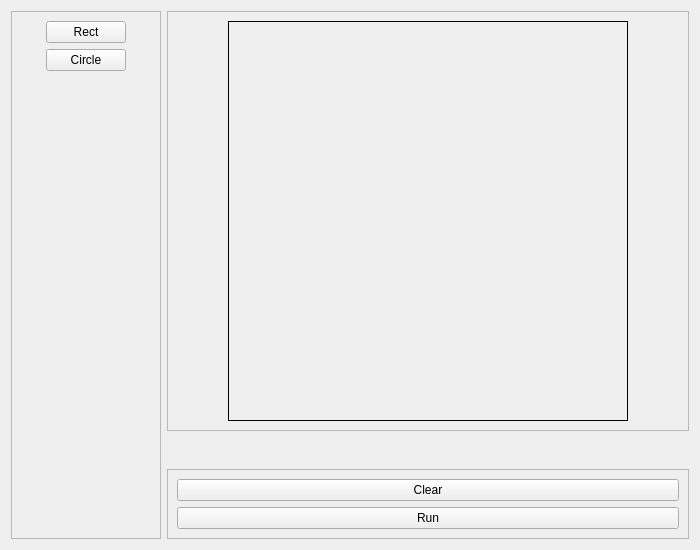
<?xml version="1.0" encoding="UTF-8"?>
<ui version="4.0">
 <class>Form</class>
 <widget class="QWidget" name="Form">
  <property name="geometry">
   <rect>
    <x>0</x>
    <y>0</y>
    <width>700</width>
    <height>550</height>
   </rect>
  </property>
  <property name="minimumSize">
   <size>
    <width>700</width>
    <height>550</height>
   </size>
  </property>
  <property name="windowTitle">
   <string>Form</string>
  </property>
  <layout class="QGridLayout" name="gridLayout">
   <item row="0" column="1">
    <widget class="QFrame" name="frame_2">
     <property name="frameShape">
      <enum>QFrame::StyledPanel</enum>
     </property>
     <property name="frameShadow">
      <enum>QFrame::Raised</enum>
     </property>
     <layout class="QGridLayout" name="gridLayout_2">
      <item row="0" column="0">
       <widget class="QLabel" name="label">
        <property name="minimumSize">
         <size>
          <width>400</width>
          <height>400</height>
         </size>
        </property>
        <property name="maximumSize">
         <size>
          <width>400</width>
          <height>400</height>
         </size>
        </property>
        <property name="autoFillBackground">
         <bool>true</bool>
        </property>
        <property name="frameShape">
         <enum>QFrame::Box</enum>
        </property>
        <property name="text">
         <string/>
        </property>
       </widget>
      </item>
     </layout>
    </widget>
   </item>
   <item row="2" column="1">
    <widget class="QFrame" name="frame_3">
     <property name="frameShape">
      <enum>QFrame::StyledPanel</enum>
     </property>
     <property name="frameShadow">
      <enum>QFrame::Raised</enum>
     </property>
     <layout class="QVBoxLayout" name="verticalLayout_3">
      <item>
       <widget class="QPushButton" name="pushButton_2">
        <property name="text">
         <string>Clear</string>
        </property>
       </widget>
      </item>
      <item>
       <widget class="QPushButton" name="pushButton">
        <property name="text">
         <string>Run</string>
        </property>
       </widget>
      </item>
     </layout>
    </widget>
   </item>
   <item row="0" column="0" rowspan="3">
    <widget class="QFrame" name="frame">
     <property name="minimumSize">
      <size>
       <width>150</width>
       <height>0</height>
      </size>
     </property>
     <property name="maximumSize">
      <size>
       <width>150</width>
       <height>16777215</height>
      </size>
     </property>
     <property name="frameShape">
      <enum>QFrame::StyledPanel</enum>
     </property>
     <property name="frameShadow">
      <enum>QFrame::Raised</enum>
     </property>
     <layout class="QVBoxLayout" name="verticalLayout">
      <item alignment="Qt::AlignHCenter">
       <widget class="QPushButton" name="pushButton_3">
        <property name="maximumSize">
         <size>
          <width>100</width>
          <height>16777215</height>
         </size>
        </property>
        <property name="text">
         <string>Rect</string>
        </property>
       </widget>
      </item>
      <item alignment="Qt::AlignHCenter">
       <widget class="QPushButton" name="pushButton_4">
        <property name="maximumSize">
         <size>
          <width>100</width>
          <height>16777215</height>
         </size>
        </property>
        <property name="text">
         <string>Circle</string>
        </property>
       </widget>
      </item>
      <item>
       <spacer name="verticalSpacer">
        <property name="orientation">
         <enum>Qt::Vertical</enum>
        </property>
        <property name="sizeHint" stdset="0">
         <size>
          <width>20</width>
          <height>40</height>
         </size>
        </property>
       </spacer>
      </item>
     </layout>
    </widget>
   </item>
  </layout>
 </widget>
 <resources/>
 <connections/>
</ui>
